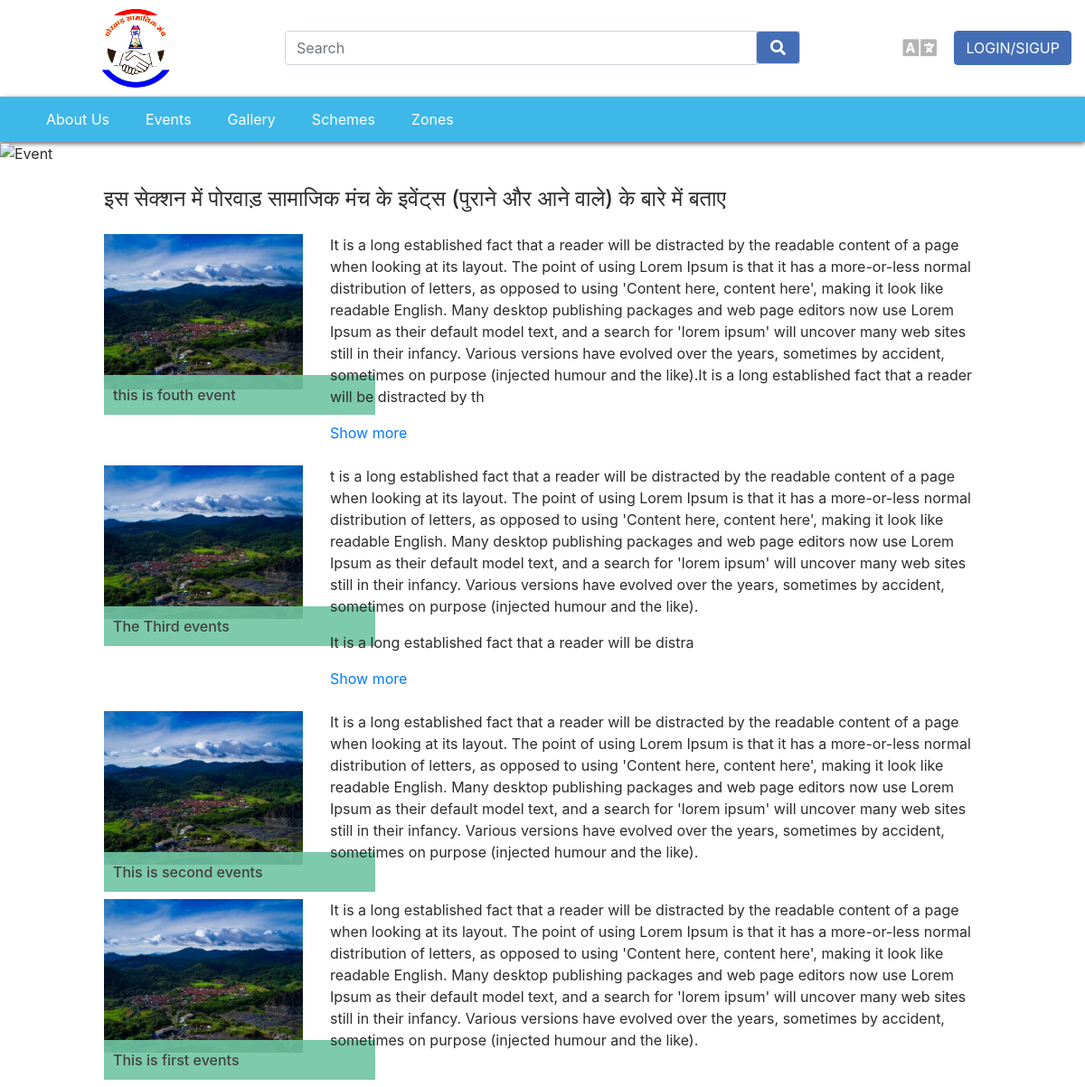
Page /en/events.php on the committed database.
### tables this page shows
CREATE TABLE `events` (
  `id` int(11) NOT NULL,
  `title` varchar(50) NOT NULL,
  `long_image` varchar(150) NOT NULL,
  `content` text NOT NULL,
  `short_image` varchar(150) NOT NULL,
  `record_inserted_dttm` datetime NOT NULL,
  `record_updated_dttm` datetime NOT NULL,
  `status` char(2) NOT NULL
);

### en/events.php (the view, shortened to what this page needs)
<?php
include "../config/config.php";
?>
<!DOCTYPE html>
<html>
<?php include "../styles.php";  ?>
<body>
	<div class="container-fluid">
		<?php include "header.php";  ?>
			<div class="col-12 px-0">
				<img class="about-us-banner" src="https://i.imgur.com/Rpxx6wU.jpg" alt="Event">
			</div>
			<div class="col-md-10 offset-md-1 accordion" id="accordionExample">
				<h4 class="my-4">
				  इस सेक्शन में पोरवाड़ सामाजिक मंच के इवेंट्स (पुराने और आने वाले) के बारे में बताए
				</h4>
				<?php
				$getevent=mysqli_query($con,'select * from events where status="Y" order by id desc');
				$countevent=mysqli_num_rows($getevent);$count=0;
				while($showevent=mysqli_fetch_array($getevent)){
				?>
				<div class="row my-4">
					<div class="col-md-3 position-relative">
						<img class="img-fluid" src="<?php echo RE_HOME_PATH.'/'.$showevent['short_image']; ?>" alt="<?php  echo  $showevent['title']; ?>" title="<?php  echo  $showevent['title']; ?>">
						<div class="event-name"><?php  echo  $showevent['title']; ?></div>
					</div>
					<div class="col-md-9">
						<?php
						echo '<span>'.substr($showevent['content'],0,700).'<span>';
						if (substr($showevent['content'],700)!=''){ echo '<div id="demo'.$count.'" class="collapse">
						'.substr(trim($showevent['content']),700).'
						</div><a data-toggle="collapse" href="#" data-target="#demo'.$count.'">Show more</a>';}
							 ?>
					</div>
					</div>
				<?php $count++;} if($countevent==0){
					echo "<div class='col-md-12 text-center'>No Records Found</div><br>";
				} ?>
				</div>
</body>
</html>

### css/style.css (style rules this page uses)
body { color: #2c2c2c; background: #e8e8e8; }
.about-us-banner { width: 100%; height: 500px; object-fit: cover; }
.event-name { position: absolute; top: 156px; background: #70c5a4; width: 300px; padding: 10px 0 10px 10px; opacity: .9; font-weight: 500; }
:root { --input-padding-x: 1.5rem; --input-padding-y: .75rem; }

### rows in the picture
events: short_image (picture), title "this is fouth event", content "It is a long established fact that a reader will be distracted by the readable content of a page when looking at its layout. The point of using Lorem Ipsum is that it has a more-or-less normal distribution of letters, as opposed to using 'Content here, content here', making it look like readable English. Many desktop publishing packages and web page editors now use Lorem Ipsum as their default model text, and a search for 'lorem ipsum' will uncover many web sites still in their infancy. Various versions have evolved over the years, sometimes by accident, sometimes on purpose (injected humour and the like).It is a long established fact that a reader will be distracted by th"
events: short_image (picture), title "The Third events", content "t is a long established fact that a reader will be distracted by the readable content of a page when looking at its layout. The point of using Lorem Ipsum is that it has a more-or-less normal distribution of letters, as opposed to using 'Content here, content here', making it look like readable English. Many desktop publishing packages and web page editors now use Lorem Ipsum as their default model text, and a search for 'lorem ipsum' will uncover many web sites still in their infancy. Various versions have evolved over the years, sometimes by accident, sometimes on purpose (injected humour and the like). It is a long established fact that a reader will be distra"
events: short_image (picture), title "This is second events", content "It is a long established fact that a reader will be distracted by the readable content of a page when looking at its layout. The point of using Lorem Ipsum is that it has a more-or-less normal distribution of letters, as opposed to using 'Content here, content here', making it look like readable English. Many desktop publishing packages and web page editors now use Lorem Ipsum as their default model text, and a search for 'lorem ipsum' will uncover many web sites still in their infancy. Various versions have evolved over the years, sometimes by accident, sometimes on purpose (injected humour and the like)."
events: short_image (picture), title "This is first events", content "It is a long established fact that a reader will be distracted by the readable content of a page when looking at its layout. The point of using Lorem Ipsum is that it has a more-or-less normal distribution of letters, as opposed to using 'Content here, content here', making it look like readable English. Many desktop publishing packages and web page editors now use Lorem Ipsum as their default model text, and a search for 'lorem ipsum' will uncover many web sites still in their infancy. Various versions have evolved over the years, sometimes by accident, sometimes on purpose (injected humour and the like)."
